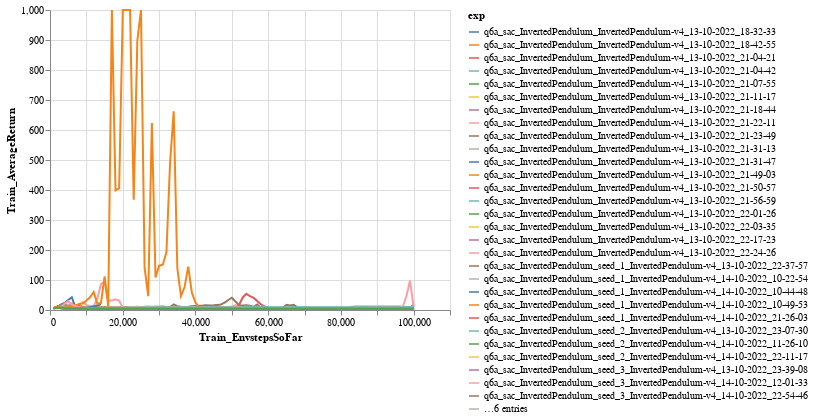

The code cell stored with this chart in its notebook:
### Code cell
chart = alt.Chart(df_q6).mark_line().encode(
    x=xtag,
    y=ytag,
    color='exp'
)
chart = chart.configure_legend(
    labelLimit=1000
)
chart

### Figure 1 — Vega-Lite specification as saved in the notebook (floating-point values rounded to 4 significant figures; data arrays with more than 128 entries replaced by an {"elided": "..."} marker saying what was removed)
{"config": {"view": {"continuousWidth": 400, "continuousHeight": 300}, "legend": {"labelLimit": 1000}}, "data": {"name": "data-00493cf913835cadf00008f08a57780c"}, "mark": "line", "encoding": {"color": {"field": "exp", "type": "nominal"}, "x": {"field": "Train_EnvstepsSoFar", "type": "quantitative"}, "y": {"field": "Train_AverageReturn", "type": "quantitative"}}, "$schema": "https://vega.github.io/schema/vega-lite/v4.17.0.json", "datasets": {"data-00493cf913835cadf00008f08a57780c": {"elided": "1756 records"}}}
